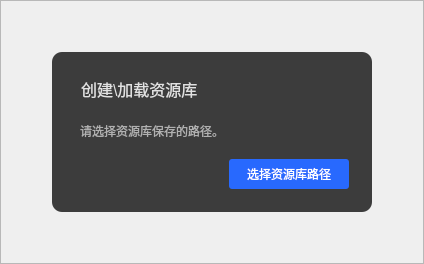
     <widget class="QFrame" name="frame_9">
      <property name="focusPolicy">
       <enum>Qt::StrongFocus</enum>
      </property>
      <property name="frameShape">
       <enum>QFrame::StyledPanel</enum>
      </property>
      <property name="frameShadow">
       <enum>QFrame::Raised</enum>
      </property>
      <layout class="QGridLayout" name="gridLayout_2">
       <item row="1" column="3">
        <spacer name="horizontalSpacer_5">
         <property name="orientation">
          <enum>Qt::Horizontal</enum>
         </property>
         <property name="sizeHint" stdset="0">
          <size>
           <width>40</width>
           <height>20</height>
          </size>
         </property>
        </spacer>
       </item>
       <item row="2" column="2">
        <spacer name="verticalSpacer">
         <property name="orientation">
          <enum>Qt::Vertical</enum>
         </property>
         <property name="sizeHint" stdset="0">
          <size>
           <width>20</width>
           <height>40</height>
          </size>
         </property>
        </spacer>
       </item>
       <item row="0" column="2">
        <spacer name="verticalSpacer_2">
         <property name="orientation">
          <enum>Qt::Vertical</enum>
         </property>
         <property name="sizeHint" stdset="0">
          <size>
           <width>20</width>
           <height>40</height>
          </size>
         </property>
        </spacer>
       </item>
       <item row="1" column="0">
        <spacer name="horizontalSpacer_4">
         <property name="orientation">
          <enum>Qt::Horizontal</enum>
         </property>
         <property name="sizeHint" stdset="0">
          <size>
           <width>40</width>
           <height>20</height>
          </size>
         </property>
        </spacer>
       </item>
       <item row="1" column="2">
        <widget class="QFrame" name="frame_10">
         <property name="minimumSize">
          <size>
           <width>320</width>
           <height>160</height>
          </size>
         </property>
         <property name="styleSheet">
          <string notr="true">QFrame#frame_10{
	background-color:rgb(60, 60, 60);
	border-radius:10px;
}
</string>
         </property>
         <property name="frameShape">
          <enum>QFrame::StyledPanel</enum>
         </property>
         <property name="frameShadow">
          <enum>QFrame::Raised</enum>
         </property>
         <layout class="QVBoxLayout" name="verticalLayout_7">
          <property name="spacing">
           <number>15</number>
          </property>
          <property name="leftMargin">
           <number>23</number>
          </property>
          <property name="topMargin">
           <number>23</number>
          </property>
          <property name="rightMargin">
           <number>23</number>
          </property>
          <property name="bottomMargin">
           <number>23</number>
          </property>
          <item>
           <layout class="QHBoxLayout" name="horizontalLayout_6">
            <item>
             <widget class="QLabel" name="label_3">
              <property name="font">
               <font>
                <pointsize>12</pointsize>
               </font>
              </property>
              <property name="styleSheet">
               <string notr="true">QLabel{
    background-color:transparent;
	color:rgb(225, 225, 225);
    border-width: 0px;
    border-radius: 3px;
    border-color: beige;
    padding: 2px;
	text-align:left
}
</string>
              </property>
              <property name="text">
               <string>创建\加载资源库</string>
              </property>
             </widget>
            </item>
           </layout>
          </item>
          <item>
           <layout class="QHBoxLayout" name="horizontalLayout_13">
            <property name="topMargin">
             <number>0</number>
            </property>
            <item>
             <widget class="QLabel" name="label_4">
              <property name="font">
               <font>
                <pointsize>9</pointsize>
               </font>
              </property>
              <property name="styleSheet">
               <string notr="true">QLabel{
    background-color:transparent;
	color:rgb(176, 176, 176);

    border-width: 0px;
    border-radius: 3px;
    border-color: beige;
    padding: 2px;
	text-align:left
}
</string>
              </property>
              <property name="text">
               <string>请选择资源库保存的路径。</string>
              </property>
             </widget>
            </item>
           </layout>
          </item>
          <item>
           <layout class="QHBoxLayout" name="horizontalLayout_14">
            <item>
             <spacer name="horizontalSpacer_8">
              <property name="orientation">
               <enum>Qt::Horizontal</enum>
              </property>
              <property name="sizeHint" stdset="0">
               <size>
                <width>40</width>
                <height>20</height>
               </size>
              </property>
             </spacer>
            </item>
            <item>
             <widget class="QPushButton" name="pushButton_5">
              <property name="minimumSize">
               <size>
                <width>120</width>
                <height>30</height>
               </size>
              </property>
              <property name="styleSheet">
               <string notr="true">QPushButton {
    background-color:rgb(40, 105, 254);
	color: rgb(255, 255, 255);
    border-width: 0px;
    border-radius: 3px;
    border-color: beige;
    padding: 2px;

}
QPushButton:hover {
    background-color:rgb(14, 59, 229);
}
QPushButton:pressed {
    background-color: rgb(1, 33, 154);
    border-style: inset;
}

</string>
              </property>
              <property name="text">
               <string>选择资源库路径</string>
              </property>
             </widget>
            </item>
           </layout>
          </item>
         </layout>
        </widget>
       </item>
      </layout>
     </widget>
